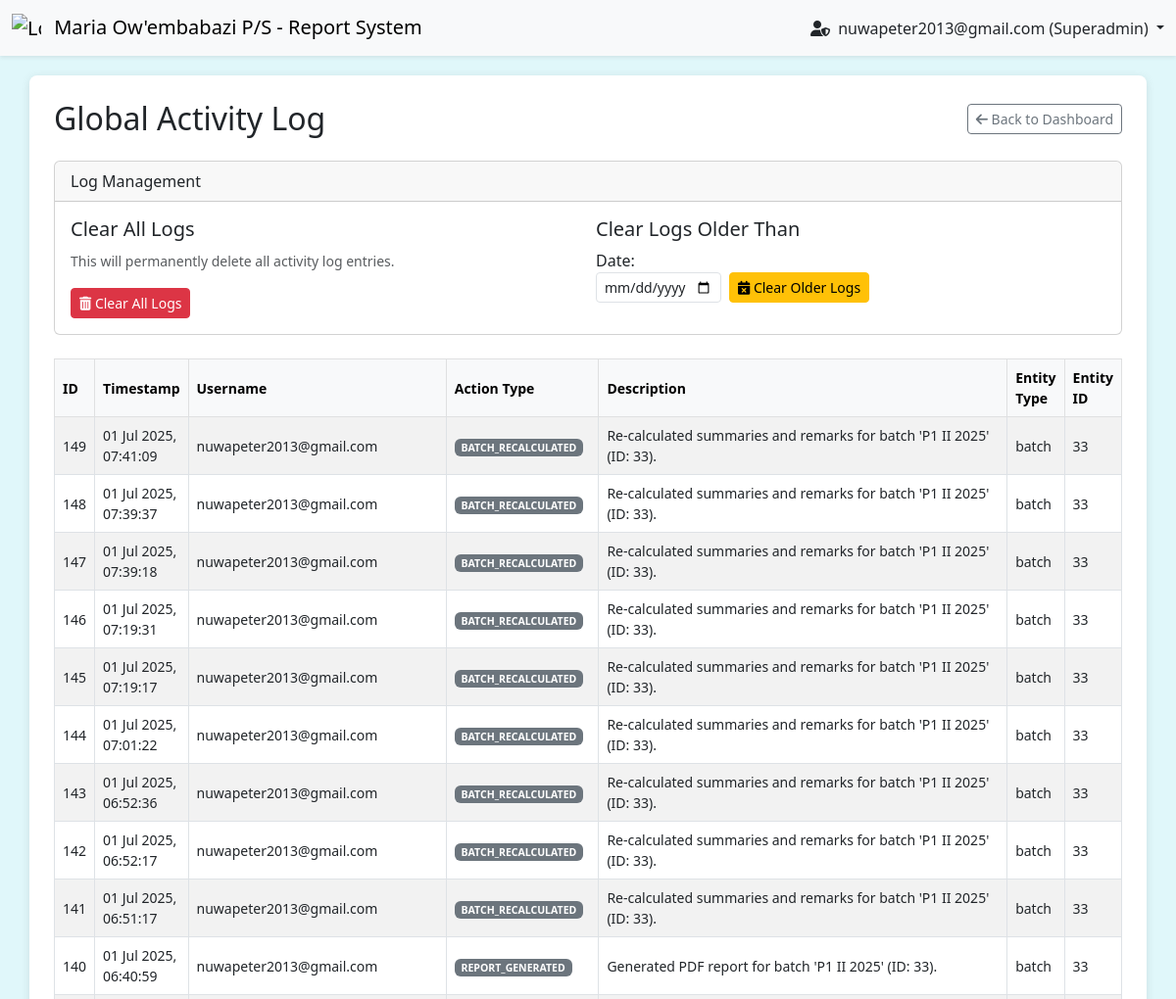
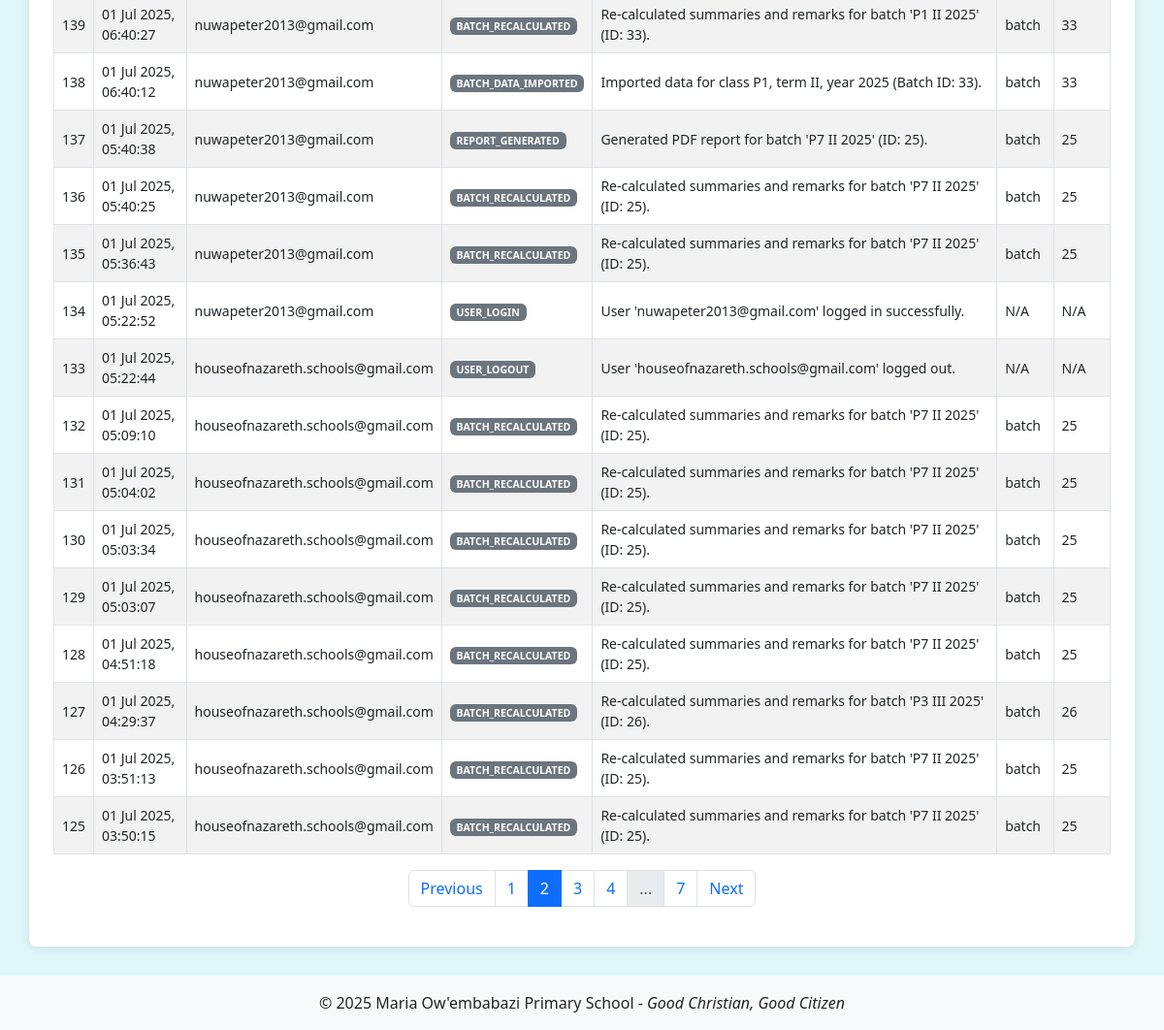
Screenshot of /view_activity_log.php?page=2 (signed in) with the database file from the repository (2 pictures, top to bottom).
### tables this page shows
CREATE TABLE `activity_log` (
  `id` int(11) NOT NULL,
  `user_id` int(11) DEFAULT NULL,
  `username` varchar(255) NOT NULL,
  `action_type` varchar(100) NOT NULL,
  `description` text NOT NULL,
  `entity_type` varchar(50) DEFAULT NULL,
  `entity_id` int(11) DEFAULT NULL,
  `timestamp` timestamp NOT NULL DEFAULT current_timestamp(),
  `is_read` tinyint(1) NOT NULL DEFAULT 0,
  `notified_user_id` int(11) DEFAULT NULL
);

### dal.php (called while the page is built, shortened)
<?php
function getGlobalActivityLog(PDO $pdo, int $limit = 25, int $offset = 0): array {
    $sql = "SELECT id, timestamp, username, action_type, description, entity_type, entity_id
            FROM activity_log
            ORDER BY timestamp DESC
            LIMIT :limit_val OFFSET :offset_val";
    try {
        $stmt = $pdo->prepare($sql);
        $stmt->bindValue(':limit_val', $limit, PDO::PARAM_INT);
        $stmt->bindValue(':offset_val', $offset, PDO::PARAM_INT);
        $stmt->execute();
        return $stmt->fetchAll(PDO::FETCH_ASSOC);
    } catch (PDOException $e) {
        error_log("DAL Error: getGlobalActivityLog failed. Error: " . $e->getMessage());
        return [];
    }
}
function getGlobalActivityLogCount(PDO $pdo): int {
    $sql = "SELECT COUNT(*) FROM activity_log";
    try {
        $stmt = $pdo->query($sql);
        return (int)$stmt->fetchColumn();
    } catch (PDOException $e) {
        error_log("DAL Error: getGlobalActivityLogCount failed. Error: " . $e->getMessage());
        return 0;
    }
}
?>

### view_activity_log.php (the view, shortened to what this page needs)
<?php
require_once 'db_connection.php';
require_once 'dal.php';
$pageTitle = "Global Activity Log";
$currentPage = isset($_GET['page']) ? (int)$_GET['page'] : 1;
$itemsPerPage = 25;
$offset = ($currentPage - 1) * $itemsPerPage;
$activityLogs = [];
$totalPages = 0;
try {
    $totalLogs = getGlobalActivityLogCount($pdo);
    if ($totalLogs > 0) {
        $activityLogs = getGlobalActivityLog($pdo, $itemsPerPage, $offset);
    }
    $totalPages = ceil($totalLogs / $itemsPerPage);
} catch (Exception $e) {
    error_log("Error fetching activity log: " . $e->getMessage());
    $_SESSION['error_message'] = "Could not retrieve activity logs due to a system error.";
}
?>
<!DOCTYPE html>
<html lang="en">
<head>
    <link href="https://cdn.jsdelivr.net/npm/bootstrap@5.3.0/dist/css/bootstrap.min.css" rel="stylesheet">
    <link href="https://cdnjs.cloudflare.com/ajax/libs/font-awesome/6.0.0-beta3/css/all.min.css" rel="stylesheet">
</head>
<body>
    <nav class="navbar navbar-light bg-light sticky-top shadow-sm">
        <div class="container-fluid">
            <a class="navbar-brand" href="index.php">
                <img src="images/logo.png" alt="Logo" width="30" height="30" class="d-inline-block align-text-top me-2" onerror="this.style.display='none';">
                Maria Ow'embabazi P/S - Report System
            </a>
             <div class="ms-auto d-flex align-items-center">
                <?php if (isset($_SESSION['username'])): ?>
                    <div class="nav-item dropdown">
                        <a class="nav-link dropdown-toggle text-dark" href="#" id="userDropdown" role="button" data-bs-toggle="dropdown" aria-expanded="false">
                            <i class="fas fa-user-shield me-1"></i> <?php echo htmlspecialchars($_SESSION['username']); ?> (Superadmin)
                        </a>
                    </div>
                <?php endif; ?>
            </div>
        </div>
    </nav>
    <div class="container main-content">
        <div class="d-flex justify-content-between align-items-center mb-4">
            <h2 class="mb-0"><?php echo htmlspecialchars($pageTitle); ?></h2>
            <a href="index.php" class="btn btn-outline-secondary btn-sm">
                <i class="fas fa-arrow-left"></i> Back to Dashboard
            </a>
        </div>
        <div class="card mb-4">
            <div class="card-header">Log Management</div>
            <div class="card-body">
                <div class="row g-3">
                    <div class="col-md-6">
                        <h5>Clear All Logs</h5>
                        <p><small class="text-muted">This will permanently delete all activity log entries.</small></p>
                        <form method="POST" action="view_activity_log.php" onsubmit="return confirm('DANGER! Are you absolutely sure you want to delete ALL activity logs? This action cannot be undone.');">
                            <button type="submit" class="btn btn-danger btn-sm">
                                <i class="fas fa-trash-alt"></i> Clear All Logs
                            </button>
                        </form>
                    </div>
                    <div class="col-md-6">
                        <h5>Clear Logs Older Than</h5>
                        <form method="POST" action="view_activity_log.php" class="row g-2 align-items-end" onsubmit="return confirm('Are you sure you want to delete logs older than the selected date? This action cannot be undone.');">
                            <div class="col-auto">
                                <label for="older_than_date" class="form-labelvisually-hidden">Date:</label>
                                <input type="date" class="form-control form-control-sm" id="older_than_date" name="older_than_date" required
                                       max="<?php echo date('Y-m-d');  ?>">
                            </div>
                            <div class="col-auto">
                                <button type="submit" class="btn btn-warning btn-sm">
                                    <i class="fas fa-calendar-times"></i> Clear Older Logs
                                </button>
                            </div>
                        </form>
                    </div>
                </div>
            </div>
        </div>
        <div class="table-responsive">
            <table class="table table-striped table-hover table-bordered">
                <thead class="table-light">
                    <tr>
                        <th>ID</th>
                        <th>Timestamp</th>
                        <th>Username</th>
                        <th>Action Type</th>
                        <th style="width: 40%;">Description</th>
                        <th>Entity Type</th>
                        <th>Entity ID</th>
                    </tr>
                </thead>
                <tbody>
                    <?php if (!empty($activityLogs)): ?>
                        <?php foreach ($activityLogs as $log): ?>
                            <tr>
                                <td><?php echo htmlspecialchars($log['id']); ?></td>
                                <td><?php echo htmlspecialchars(date('d M Y, H:i:s', strtotime($log['timestamp']))); ?></td>
                                <td><?php echo htmlspecialchars($log['username']); ?></td>
                                <td><span class="badge bg-secondary"><?php echo htmlspecialchars($log['action_type']); ?></span></td>
                                <td class="description-cell"><?php echo nl2br(htmlspecialchars($log['description'])); ?></td>
                                <td><?php echo htmlspecialchars($log['entity_type'] ?? 'N/A'); ?></td>
                                <td><?php echo htmlspecialchars($log['entity_id'] ?? 'N/A'); ?></td>
                            </tr>
                        <?php endforeach; ?>
                    <?php else: ?>
                        <tr>
                            <td colspan="7" class="text-center">No activity logs found.</td>
                        </tr>
                    <?php endif; ?>
                </tbody>
            </table>
        </div>
        <?php if ($totalPages > 1): ?>
            <nav aria-label="Activity Log Pagination">
                <ul class="pagination justify-content-center">
                    <li class="page-item <?php echo ($currentPage <= 1) ? 'disabled' : ''; ?>">
                        <a class="page-link" href="?page=<?php echo $currentPage - 1; ?>">Previous</a>
                    </li>
                    <?php for ($i = 1; $i <= $totalPages; $i++): ?>
                        <?php
                        if ($i == 1 || $i == $totalPages || ($i >= $currentPage - 2 && $i <= $currentPage + 2)): ?>
                            <li class="page-item <?php echo ($i == $currentPage) ? 'active' : ''; ?>">
                                <a class="page-link" href="?page=<?php echo $i; ?>"><?php echo $i; ?></a>
                            </li>
                        <?php elseif ($i == $currentPage - 3 || $i == $currentPage + 3): ?>
                            <li class="page-item disabled"><span class="page-link">...</span></li>
                        <?php endif; ?>
                    <?php endfor; ?>
                    <li class="page-item <?php echo ($currentPage >= $totalPages) ? 'disabled' : ''; ?>">
                        <a class="page-link" href="?page=<?php echo $currentPage + 1; ?>">Next</a>
                    </li>
                </ul>
            </nav>
        <?php endif; ?>
    </div>
    <footer class="text-center mt-auto py-3 bg-light">
        <p class="mb-0">&copy; <?php echo date('Y'); ?> Maria Ow'embabazi Primary School - <i>Good Christian, Good Citizen</i></p>
    </footer>
</body>
</html>

### view_activity_log.php (style rules this page uses)
body { background-color: #e0f7fa; }
.container.main-content { background-color: #fff; padding: 25px; border-radius: 8px; box-shadow: 0 2px 10px rgba(0,0,0,0.1); margin-top: 20px; margin-bottom: 30px; }
.table th, .table td { font-size: 0.875rem; vertical-align: middle; }
.table td.description-cell { max-width: 400px; white-space: normal; word-wrap: break-word; }

### rows the page displays
activity_log: id "149", timestamp "01 Jul 2025, 07:41:09", username "nuwapeter2013@gmail.com", action_type "BATCH_RECALCULATED", description "Re-calculated summaries and remarks for batch 'P1 II 2025' (ID: 33).", entity_type "batch", entity "33"
activity_log: id "148", timestamp "01 Jul 2025, 07:39:37", username "nuwapeter2013@gmail.com", action_type "BATCH_RECALCULATED", description "Re-calculated summaries and remarks for batch 'P1 II 2025' (ID: 33).", entity_type "batch", entity "33"
activity_log: id "147", timestamp "01 Jul 2025, 07:39:18", username "nuwapeter2013@gmail.com", action_type "BATCH_RECALCULATED", description "Re-calculated summaries and remarks for batch 'P1 II 2025' (ID: 33).", entity_type "batch", entity "33"
activity_log: id "146", timestamp "01 Jul 2025, 07:19:31", username "nuwapeter2013@gmail.com", action_type "BATCH_RECALCULATED", description "Re-calculated summaries and remarks for batch 'P1 II 2025' (ID: 33).", entity_type "batch", entity "33"
activity_log: id "145", timestamp "01 Jul 2025, 07:19:17", username "nuwapeter2013@gmail.com", action_type "BATCH_RECALCULATED", description "Re-calculated summaries and remarks for batch 'P1 II 2025' (ID: 33).", entity_type "batch", entity "33"
activity_log: id "144", timestamp "01 Jul 2025, 07:01:22", username "nuwapeter2013@gmail.com", action_type "BATCH_RECALCULATED", description "Re-calculated summaries and remarks for batch 'P1 II 2025' (ID: 33).", entity_type "batch", entity "33"
activity_log: id "143", timestamp "01 Jul 2025, 06:52:36", username "nuwapeter2013@gmail.com", action_type "BATCH_RECALCULATED", description "Re-calculated summaries and remarks for batch 'P1 II 2025' (ID: 33).", entity_type "batch", entity "33"
activity_log: id "142", timestamp "01 Jul 2025, 06:52:17", username "nuwapeter2013@gmail.com", action_type "BATCH_RECALCULATED", description "Re-calculated summaries and remarks for batch 'P1 II 2025' (ID: 33).", entity_type "batch", entity "33"
activity_log: id "141", timestamp "01 Jul 2025, 06:51:17", username "nuwapeter2013@gmail.com", action_type "BATCH_RECALCULATED", description "Re-calculated summaries and remarks for batch 'P1 II 2025' (ID: 33).", entity_type "batch", entity "33"
activity_log: id "140", timestamp "01 Jul 2025, 06:40:59", username "nuwapeter2013@gmail.com", action_type "REPORT_GENERATED", description "Generated PDF report for batch 'P1 II 2025' (ID: 33).", entity_type "batch", entity "33"
activity_log: id "139", timestamp "01 Jul 2025, 06:40:27", username "nuwapeter2013@gmail.com", action_type "BATCH_RECALCULATED", description "Re-calculated summaries and remarks for batch 'P1 II 2025' (ID: 33).", entity_type "batch", entity "33"
activity_log: id "138", timestamp "01 Jul 2025, 06:40:12", username "nuwapeter2013@gmail.com", action_type "BATCH_DATA_IMPORTED", description "Imported data for class P1, term II, year 2025 (Batch ID: 33).", entity_type "batch", entity "33"
activity_log: id "137", timestamp "01 Jul 2025, 05:40:38", username "nuwapeter2013@gmail.com", action_type "REPORT_GENERATED", description "Generated PDF report for batch 'P7 II 2025' (ID: 25).", entity_type "batch", entity "25"
activity_log: id "136", timestamp "01 Jul 2025, 05:40:25", username "nuwapeter2013@gmail.com", action_type "BATCH_RECALCULATED", description "Re-calculated summaries and remarks for batch 'P7 II 2025' (ID: 25).", entity_type "batch", entity "25"
activity_log: id "135", timestamp "01 Jul 2025, 05:36:43", username "nuwapeter2013@gmail.com", action_type "BATCH_RECALCULATED", description "Re-calculated summaries and remarks for batch 'P7 II 2025' (ID: 25).", entity_type "batch", entity "25"
activity_log: id "134", timestamp "01 Jul 2025, 05:22:52", username "nuwapeter2013@gmail.com", action_type "USER_LOGIN", description "User 'nuwapeter2013@gmail.com' logged in successfully.", entity_type "N/A", entity "N/A"
activity_log: id "133", timestamp "01 Jul 2025, 05:22:44", username "houseofnazareth.schools@gmail.com", action_type "USER_LOGOUT", description "User 'houseofnazareth.schools@gmail.com' logged out.", entity_type "N/A", entity "N/A"
activity_log: id "132", timestamp "01 Jul 2025, 05:09:10", username "houseofnazareth.schools@gmail.com", action_type "BATCH_RECALCULATED", description "Re-calculated summaries and remarks for batch 'P7 II 2025' (ID: 25).", entity_type "batch", entity "25"
activity_log: id "131", timestamp "01 Jul 2025, 05:04:02", username "houseofnazareth.schools@gmail.com", action_type "BATCH_RECALCULATED", description "Re-calculated summaries and remarks for batch 'P7 II 2025' (ID: 25).", entity_type "batch", entity "25"
activity_log: id "130", timestamp "01 Jul 2025, 05:03:34", username "houseofnazareth.schools@gmail.com", action_type "BATCH_RECALCULATED", description "Re-calculated summaries and remarks for batch 'P7 II 2025' (ID: 25).", entity_type "batch", entity "25"
activity_log: id "129", timestamp "01 Jul 2025, 05:03:07", username "houseofnazareth.schools@gmail.com", action_type "BATCH_RECALCULATED", description "Re-calculated summaries and remarks for batch 'P7 II 2025' (ID: 25).", entity_type "batch", entity "25"
activity_log: id "128", timestamp "01 Jul 2025, 04:51:18", username "houseofnazareth.schools@gmail.com", action_type "BATCH_RECALCULATED", description "Re-calculated summaries and remarks for batch 'P7 II 2025' (ID: 25).", entity_type "batch", entity "25"
activity_log: id "127", timestamp "01 Jul 2025, 04:29:37", username "houseofnazareth.schools@gmail.com", action_type "BATCH_RECALCULATED", description "Re-calculated summaries and remarks for batch 'P3 III 2025' (ID: 26).", entity_type "batch", entity "26"
activity_log: id "126", timestamp "01 Jul 2025, 03:51:13", username "houseofnazareth.schools@gmail.com", action_type "BATCH_RECALCULATED", description "Re-calculated summaries and remarks for batch 'P7 II 2025' (ID: 25).", entity_type "batch", entity "25"
activity_log: id "125", timestamp "01 Jul 2025, 03:50:15", username "houseofnazareth.schools@gmail.com", action_type "BATCH_RECALCULATED", description "Re-calculated summaries and remarks for batch 'P7 II 2025' (ID: 25).", entity_type "batch", entity "25"

### other values shown
$_SESSION['username'] "nuwapeter2013@gmail.com"
$pageTitle "Global Activity Log"
